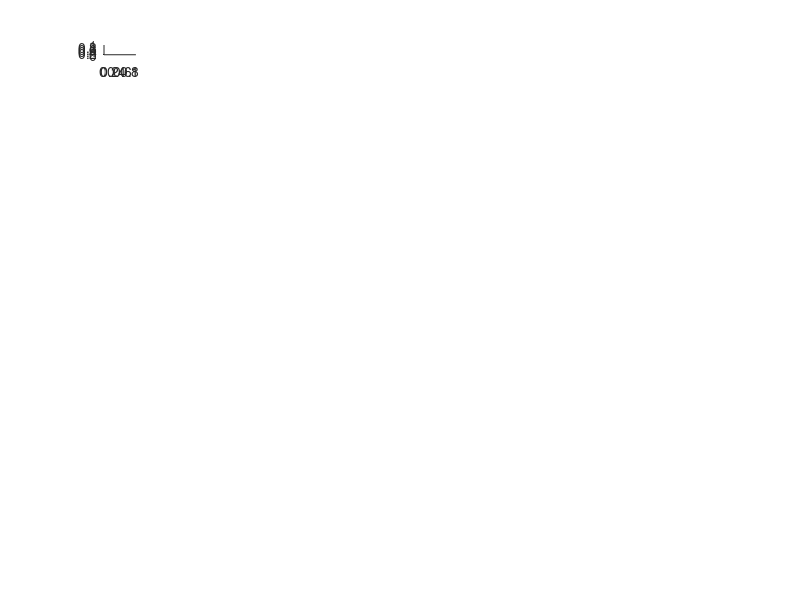

This chart was generated by the following MATLAB code: (Note: this script raises an error after producing the figure.)
trials = 1:20;

for ii = 1:101
    subplot(12,9,ii);
 bar(trials, condition1(:,ii)/0.01,'histc');
 %title('Bin from '+ string(edges(ii)));
end
